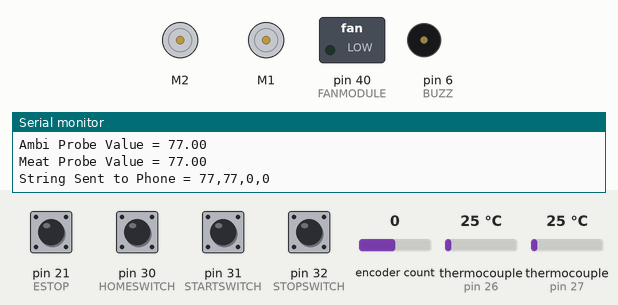
The sketch below on a simulated Arduino Mega 2560, built with avr-gcc and run on an emulated ATmega2560. Shown: 2 × DC motor (green arrow = forward, orange = backward, longer = faster), switched loads named in the sketch (green lamp = pin HIGH), buzzer (waves = sounding, pin HIGH), the last lines printed to the serial monitor. The inputs (shaded band) are chosen by the test bench; at power-on: pin 21 (ESTOP), pin 30 (HOMESWITCH), pin 31 (STARTSWITCH), pin 32 (STOPSWITCH) LOW, encoder count 0, thermocouple (sensors on pin 26, pin 27) 25 °C.

Above: at 10.7 s.
10.8 s: pin 21 (ESTOP) pulled HIGH for 0.15 s
At 11.2 s:
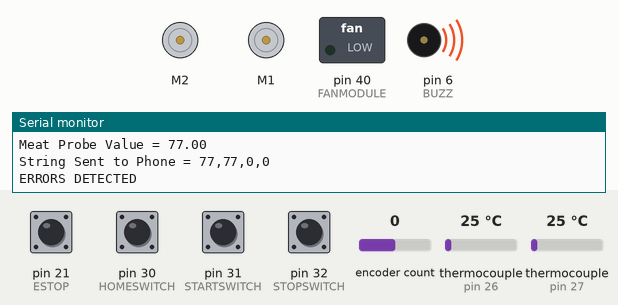
At 13.2 s:
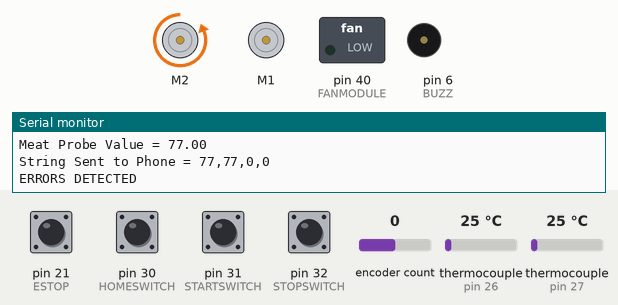
Timing chart, 0 to 18.8 s (numbered marks = the images above; inputs shaded):
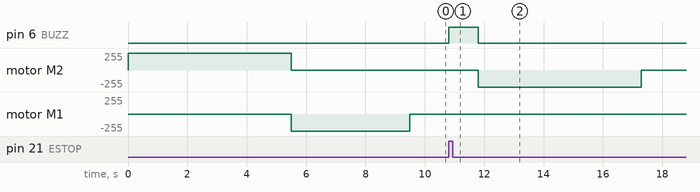

Measured:
- after the input at 10.8 s, pin 6 (BUZZ): LOW → HIGH at once, → LOW 1.0 s later; motor M2: stopped → backward 255/255 after 1.0 s, → stopped 5.5 s later

The sketch:

GrNCh_Master_Release_Canidate.ino
```cpp
//Team Grill n Chill Firmware
//Major contributions to firmware are credited to Son A. and Steadfast D.
//Bluetooth components are credited to Ma A. and Nguyen J.
//Team Members: Andrew Son, Andy Ma, Colton Russel, Daniel Martin, Dylan Steadfast, Jacob Rohlman,  and Jesse Nguyen.

//Libraries
#include "max6675.h"
#include "DualMC33926MotorShield.h"
#include <Encoder.h>

//Pin Definitions
int ENC_A = 2;
int ENC_B = 3;
int BUZZ = 6; //PWM pin for buzzer
int ESTOP = 21; //Estop Switch, rigged to HW interrupt
int pSCK = 52; //Serial Clock 23?
int pMISO = 50; //Slave out 25?
int PROBE_0 = 26; //Ambient Probe Chip Select
int PROBE_1 = 27; //Meat Probe Chip Select
int PROBE_2 = 28; //System Probe Chip Select
int HOMESWITCH = 30;
int STARTSWITCH = 31;
int STOPSWITCH = 32;
int FANMODULE = 40;

//Component Declarations
DualMC33926MotorShield md;
Encoder motorEnc(ENC_A,ENC_B);
MAX6675 ambProbe(pSCK, PROBE_0, pMISO);
MAX6675 metProbe(pSCK, PROBE_1, pMISO);
MAX6675 sysProbe(pSCK, PROBE_2, pMISO);

//Logic Variables
const int GLOBAL_ERROR_LIMIT = 15;
int GLOBAL_ERROR_COUNT = 0;
volatile bool IS_ERROR = false;

int mSpeed = 400;
const short rotOut = -11975; //Needs to be negative because it works better than trying to use the abs() function.
int switchVal;
bool isHome = false;
bool ventShut = true;

unsigned long previousMillis = 0;
unsigned long previousTempMillis = 0;
unsigned long previousFlipMillis = 0;
unsigned long tempInterval = 2500;
unsigned long flipInterval = 120000;
unsigned long breakInterval = 4000;

double ambTemp;
double meatTemp;
double targetTemp = 165;
double degreeOffset = 10; //This is used because we arent sure of how our probe is reading sometimes.
double donessRatio = 0;

double highTemp = 500;
double lowTemp = 350;
bool blowing = false;

bool startCooking = false;
bool startBtnState = false;
bool stopBtnState = false;

int btValue;

void setup()
{
  Serial.begin(9600);
  Serial1.begin(9600);
  pinMode(ESTOP, INPUT);
  //attachInterrupt(digitalPinToInterrupt(ESTOP), ERROR_BUTTON, RISING);
  pinMode(HOMESWITCH, INPUT);
  pinMode(STARTSWITCH, INPUT);
  pinMode(STOPSWITCH, INPUT);
  pinMode(FANMODULE, OUTPUT);
  pinMode(BUZZ, OUTPUT);
  motorEnc.write(0);
  md.init();
  motorEnc.write(0);
  openVent();
  rotHome();
}

void loop()
{
  unsigned long currentMillis = millis();
  //Serial.println(currentMillis); //Debug print.

  bool flipNow = false;

  startBtnState = digitalRead(STARTSWITCH);
  stopBtnState = digitalRead(STOPSWITCH);
  IS_ERROR = digitalRead(ESTOP);

  if (Serial1.available() > 0)
  {
    btValue = Serial1.parseInt();
    Serial.print("BlueTooth Value Received = "); Serial.println(btValue);
    switch (btValue)
    {
      case 0: //General case because sometimes the phone sends this
        break;

      case -500: //Stop from phone.
        stopBtnState = true;
        break;

      case -200: //Start / Flip from phone
        startBtnState = true;
        break;

      default:
        if (btValue < 0)
        {
          targetTemp = 165;
        }
        else
        {
          targetTemp = btValue;
        }
        break;
    }
    Serial.print("Targ Temp Value = ");Serial.println(targetTemp); //Debug print.
  }

  /*  Meat Done Alert */
  if ((meatTemp > (targetTemp + degreeOffset)) && startCooking)
  {
    buzzNow();
  }

  /*  Front Panel Logic */
  if (startBtnState)
  {
    if (!startCooking) //If we were not already cooking...
    {
      previousMillis = millis();
      buzzNow();
    }
    else if (startCooking)
    {
      flipNow = true;
    }
    startCooking = true;
  }
  if (stopBtnState || (meatTemp > (targetTemp + degreeOffset)))
  {
    if (startCooking) //If we were already cooking...
    {
      digitalWrite(FANMODULE, LOW); //Turn off the blower.
      rotHome();
      shutVent();
    }
    startCooking = false;
  }

  /*  Temperature Sampling and BT Send*/
  if ((currentMillis - previousTempMillis) >= tempInterval) //Time to update temperatures.
  {
    //Serial.println(ambProbe.readFarenheit());
    ambTemp = getTemp(ambProbe);
    Serial.print("Ambi Probe Value = ");Serial.println(ambTemp); //Debug print.
    meatTemp = getTemp(metProbe);
    Serial.print("Meat Probe Value = ");Serial.println(meatTemp); //Debug print.
    previousTempMillis = currentMillis;

    float donenessRatio = meatTemp/targetTemp;

    /* Bluetooth Send on Update */
    String phoneData;
    String ambTempThing;
    String metTempThing;

    bool doneness = false;

    if (donenessRatio > .9)
    {
      doneness = true;
    }

    ambTempThing = String(int(ambTemp));
    metTempThing = String(int(meatTemp));

    phoneData = ambTempThing + ',' + metTempThing + ',' + String(doneness) + ',' + String(IS_ERROR);

    Serial1.print(phoneData);
    Serial1.flush();
    Serial.print("String Sent to Phone = "); Serial.println(phoneData);
  }

  /* Vent Control */
  if ((ambTemp < highTemp) && startCooking)
  {
    if (ventShut)
    {
      Serial.println("Too Cold, Opening Vent");
    }
    openVent();
  }
  if ((ambTemp > (highTemp + 100)) && startCooking) // If Amb > 600
  {
    if (!ventShut)
    {
      Serial.println("Too Hot, Opening Vent");
    }
    shutVent();
  }

  /* Fan Blower Control */
  if ((ambTemp < lowTemp) && startCooking)
  {
    if (blowing == false)
    {
      Serial.println("Blower Activated");
    }
    blowing = true;
    digitalWrite(FANMODULE, HIGH);
  }
  else if ((ambTemp > (highTemp - 100)) && startCooking) //If Amb > 400
  {
    if (blowing == true)
    {
      Serial.println("Blower Shutdown");
    }
    blowing = false;
    digitalWrite(FANMODULE, LOW);
  }

  /* Flip Logic */
  if ((((currentMillis - previousFlipMillis) >= flipInterval) || flipNow) && startCooking) //If cooking and time to flip or flipoverride
  {
    //Serial.print("The value of isHome = "); Serial.println(isHome);
    if (isHome)
    {
      rotBasket();
      previousFlipMillis = currentMillis;
    }
    else
    {
      rotHome();
      previousFlipMillis = currentMillis;
    }

    flipNow = false;
  }

  /* Error Logic */
  if ((GLOBAL_ERROR_COUNT >= GLOBAL_ERROR_LIMIT) || IS_ERROR || (ambTemp > (highTemp + 200))) //amb > 700
  {
     Serial.println("ERRORS DETECTED");
     Serial1.print("0,0,0,1");
     digitalWrite(FANMODULE, LOW);
     md.setM1Speed(0);
     buzzBad();
     shutVent();
     stopIfFault();
     while(1);
  }
}

//--------------------------------------------- FUNCTIONS ---------------------------------------------//

//Call to get probe temp, adds to global error count if bad temp like 0;
double getTemp(MAX6675 probe)
{
  double temp = probe.readFarenheit();

  if ((temp < 0) || (temp > 1000))
  {
    GLOBAL_ERROR_COUNT++;
  }

  return temp;
}

//short beep for gentle alerts
void buzzNow()
{
  digitalWrite(BUZZ, HIGH);
  delay(100);
  digitalWrite(BUZZ, LOW);
}

//beeps for a 5 seconds when there is an issue.
void buzzBad()
{
  digitalWrite(BUZZ, HIGH);
  delay(1000);
  digitalWrite(BUZZ, LOW);
}

//Uses switch value to rotate basket to home position, and breaks out if rotating too long.
void rotHome()
{
  //Serial.println("Enter rotHome"); //Debug print.

  long startMillis = millis();
  long curHomeMillis = 0;

  bool homeSwVal = digitalRead(HOMESWITCH);
  //Serial.print("HomeSwitch value = "); Serial.println(homeSwVal);

  while ((!homeSwVal))
  {
    curHomeMillis = millis();
    md.setM1Speed(-mSpeed);
    homeSwVal = digitalRead(HOMESWITCH);

    //Serial.print("HomeSwitch value = "); Serial.println(homeSwVal);

    if(((curHomeMillis - startMillis) > breakInterval))
    {
      break;
    }
  }
  md.setM1Speed(0);
  //Serial.println("Exit rotHome"); //Debug print.
  isHome = true;
  motorEnc.write(0);
  return;
}

//Uses encoder readings to rotate the basket out 180 degrees
void rotBasket()
{
  //Serial.println("rotBasket function called"); //Debug print.
  long startMillis = millis();
  long curRotMillis = 0;

  long newEncVal = motorEnc.read();
  //Serial.println(newEncVal);
  while (newEncVal > rotOut)//while  not turned 180 degrees
  {
    //Motor Driving Code
    md.setM1Speed(mSpeed);
    newEncVal = motorEnc.read();//Grab new value
    //Serial.println(newEncVal);//Debug print
    curRotMillis = millis();
    if(((curRotMillis - startMillis) > breakInterval))
    {
      break;
    }
  }
  //Motor Stopping code
  md.setM1Speed(0);
  motorEnc.write(0);
  isHome = false;
  //Serial.println("rotBasket function exit"); //Debug print.
  return;
}

//closes smoke stack only if open
void shutVent()
{
  if (!ventShut)
  {
  md.setM2Speed(-400);
  delay(5500);
  md.setM2Speed(0);
  ventShut = true;
  }
}

//opens smoke stack only if closed
void openVent()
{
  if (ventShut)
  {
    md.setM2Speed(400);
    delay(5500);
    md.setM2Speed(0);
    ventShut = false;
  }
}

//Estop ISR
void ERROR_BUTTON()
{
  IS_ERROR = true;
}

//Motor Fault Code
void stopIfFault()
{
  if (md.getFault())
  {
    Serial.println("fault");
    while(1);
  }
}
```
